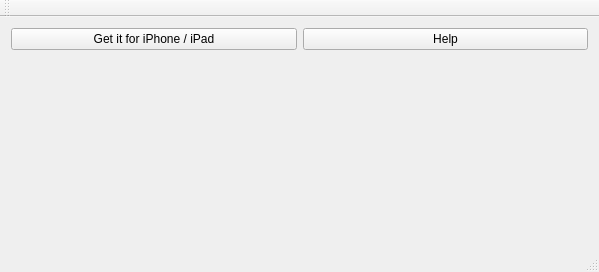
<?xml version="1.0" encoding="UTF-8"?>
<ui version="4.0">
 <class>MainWindow</class>
 <widget class="QMainWindow" name="MainWindow">
  <property name="geometry">
   <rect>
    <x>0</x>
    <y>0</y>
    <width>599</width>
    <height>272</height>
   </rect>
  </property>
  <property name="windowTitle">
   <string>Hands-free Scroller</string>
  </property>
  <widget class="QWidget" name="centralWidget">
   <layout class="QGridLayout" name="gridLayout" rowstretch="0,1">
    <item row="0" column="0">
     <layout class="QHBoxLayout" name="horizontalLayout_2" stretch="0,0">
      <property name="sizeConstraint">
       <enum>QLayout::SetDefaultConstraint</enum>
      </property>
      <item>
       <widget class="QPushButton" name="pushButton">
        <property name="text">
         <string>Get it for iPhone / iPad</string>
        </property>
       </widget>
      </item>
      <item>
       <widget class="QPushButton" name="help">
        <property name="text">
         <string>Help</string>
        </property>
       </widget>
      </item>
     </layout>
    </item>
    <item row="1" column="0">
     <widget class="CQtOpenCVViewerGl" name="openCVviewer" native="true"/>
    </item>
   </layout>
  </widget>
  <widget class="QMenuBar" name="menuBar">
   <property name="geometry">
    <rect>
     <x>0</x>
     <y>0</y>
     <width>599</width>
     <height>22</height>
    </rect>
   </property>
  </widget>
  <widget class="QToolBar" name="mainToolBar">
   <attribute name="toolBarArea">
    <enum>TopToolBarArea</enum>
   </attribute>
   <attribute name="toolBarBreak">
    <bool>false</bool>
   </attribute>
  </widget>
  <widget class="QStatusBar" name="statusBar"/>
 </widget>
 <layoutdefault spacing="6" margin="11"/>
 <customwidgets>
  <customwidget>
   <class>CQtOpenCVViewerGl</class>
   <extends>QWidget</extends>
   <header>cqtopencvviewergl.h</header>
   <container>1</container>
  </customwidget>
 </customwidgets>
 <resources/>
 <connections/>
</ui>
